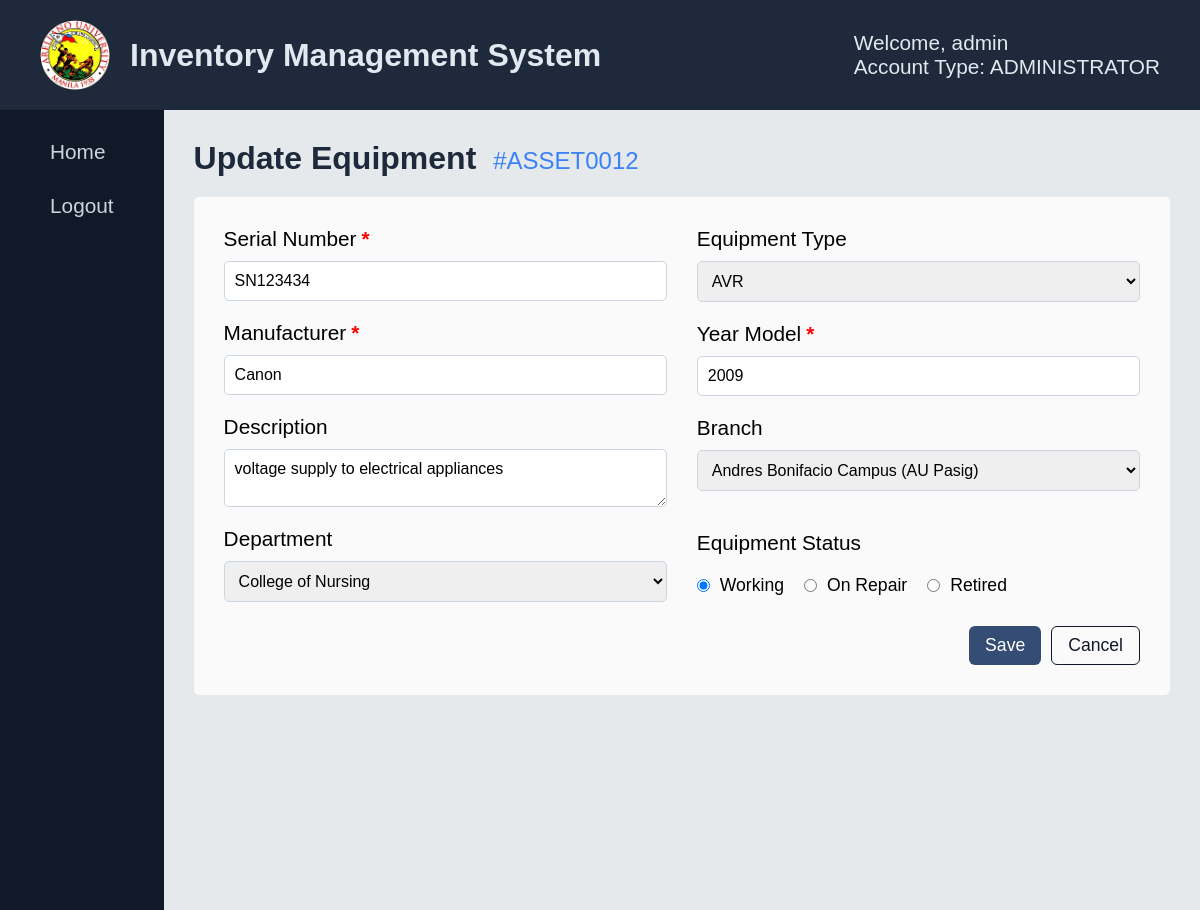
Page /equipmentManagement/update-equipment.php?asset_number=ASSET0012 (signed in) on the committed database.
### tables this page shows
CREATE TABLE `tblequipments` (
  `asset_number` varchar(100) NOT NULL,
  `serial_number` varchar(100) NOT NULL,
  `type` enum('CPU','Printer','Monitor','Keyboard','Mouse','AVR','Projector','MAC') NOT NULL,
  `manufacturer` varchar(100) NOT NULL,
  `year_model` int(11) NOT NULL,
  `description` text DEFAULT NULL,
  `branch` varchar(100) NOT NULL,
  `department` varchar(150) NOT NULL,
  `status` enum('WORKING','ON-REPAIR','RETIRED') DEFAULT 'WORKING',
  `created_by` varchar(50) NOT NULL,
  `date_created` datetime DEFAULT current_timestamp()
);

### equipmentManagement/update-equipment.php (the view, shortened to what this page needs)
<?php
require_once("../config/config.php");
$values = [];
$errors = [];
$assetNumber = $_GET["asset_number"];
$sql = "SELECT * FROM tblequipments WHERE asset_number = ?";
$stmt = mysqli_prepare($link, $sql);
mysqli_stmt_bind_param($stmt, "s", $assetNumber);
if (mysqli_execute($stmt)) {
    $result = mysqli_stmt_get_result($stmt);
    $equipment = mysqli_fetch_array($result, MYSQLI_ASSOC);
} else {
    $_SESSION['message'] = [
        'type' => 'error',
        'text' => 'Error fetch equipment data!'
    ];
}
?>
<!DOCTYPE html>
<html lang="en">
<head>
    <link rel="stylesheet" href="https://cdnjs.cloudflare.com/ajax/libs/font-awesome/6.5.1/css/all.min.css">
    <link rel="stylesheet" href="../assets/css/notification.css">
</head>
<body>
    <?php include("../includes/nav-sidebar.php");?>
    <div class="container">
            <h4 class="update-title">
                Update Equipment <span class="asset-number">#<?php echo $assetNumber ?></span>
            </h4>
            <div class="wrapper">
                <form action="<?php echo htmlspecialchars($_SERVER['PHP_SELF']) . '?asset_number=' . $assetNumber;?>" method="POST">
                    <div class="col-div">
                        <div class="col1-input">
                            <div class="input-div">
                                <label class="labelInput">
                                    Serial Number
                                    <span class="<?= isset($errors['serialNumber']) ? '' : (!empty($values['serialNumber']) ? 'valid' : ''); ?>">*</span>
                                </label>
                                <input type="text" name="serialNumber"
                                    value="<?= htmlspecialchars($values['serialNumber'] ?? $equipment['serial_number']) ?>"
                                    class="<?= isset($errors['serialNumber']) ? 'error' : (!empty($values['serialNumber']) ? 'success' : '') ?>">
                            </div>
                            <div class="input-div">
                               <label class="labelInput">
                                    Manufacturer <span class="<?= isset($errors['manufacturer']) ? '' : (!empty($values['manufacturer']) ? 'valid' : ''); ?>">*</span>
                                </label>
                                <input type="text" name="manufacturer"
                                    value="<?= htmlspecialchars($values['manufacturer'] ?? $equipment['manufacturer']) ?>"
                                    class="<?= isset($errors['manufacturer']) ? 'error' : (!empty($values['manufacturer']) ? 'success' : '') ?>">
                            </div>
                            <div class="input-div">
                                <label>Description <span></span></label>
                                <textarea name="description"  ><?php echo $equipment["description"];?></textarea>
                            </div>
                            <div class="input-div">
                                <label>Department <span></span></label>
                                <select name="AUDepartment" >
                                    <option value="<?php echo $equipment["department"];?>" selected hidden><?php echo $equipment["department"];?></option>
                                </select>
                            </div>
                        </div>
                        <div class="col2-input">
                            <div class="input-div">
                                <label>Equipment Type <span></span></label>
                                <select id="" name="equipmentType" >
                                    <option value="<?php echo $equipment["type"];?>" selected hidden><?php echo $equipment["type"];?></option>
                                </select>
                            </div>
                         <div class="input-div">
                            <label class="labelInput">
                                Year Model
                                <span class="<?= isset($errors['yearModel']) ? '' : (!empty($values['yearModel']) ? 'valid' : ''); ?>">*</span>
                            </label>
                            <input type="text" name="yearModel"
                                value="<?= htmlspecialchars($values['yearModel'] ?? $equipment['year_model']) ?>"
                                class="<?= isset($errors['yearModel']) ? 'error' : (!empty($values['yearModel']) ? 'success' : '') ?>">
                        </div>
                            <div class="input-div" >
                                <label>Branch <span></span></label>
                                <select name="AUBranch" >
                                    <option value="<?php echo $equipment["branch"];?>" selected hidden><?php echo $equipment["branch"];?></option>
                                </select>
                            </div>
                            <div class="input-div rb">
                                <label>Equipment Status <span></span></label>
                                <div class="rb-div">
                                    <div class="rb-input">
                                        <input type="radio" name="rbstatus" value="WORKING" <?php
                                            if ($equipment['status'] === "WORKING") echo "checked";
                                        ?>>
                                        <label>Working</label>
                                    </div>
                                    <div class="rb-input">
                                        <input type="radio" name="rbstatus" value="ON-REPAIR" <?php
                                            if ($equipment['status']== "ON-REPAIR") echo "checked";
                                        ?>>
                                        <label>On Repair</label>
                                    </div>
                                    <div class="rb-input">
                                        <input type="radio" name="rbstatus" value="RETIRED" <?php
                                            if ($equipment['status'] === "RETIRED") echo "checked";
                                        ?>>
                                        <label>Retired</label>
                                    </div>
                                </div>
                            </div>
                        </div>
                    </div>
                    <div class="btn-div">
                        <button type="submit" name="btnupdate" class="add-btn">
                            Save
                        </button>
                        <a href="./equipment-management.php" class="cancel-btn">
                            Cancel
                        </a>
                    </div>
                </form>
            </div>
        </div>
    </main>
</body>
</html>

### equipmentManagement/update-equipment.php (style rules this page uses)
* { font-family: Arial, Helvetica, sans-serif; padding: 0; margin: 0; box-sizing: border-box; }
body { background-color: #e6e9eb; }
.container { padding: 30px 30px; width: 100%; height: 100%; }
.container h4 { font-size: 2rem; }
.wrapper { background-color: #fafafa; width: 100%; height: auto; padding: 20px; border-radius: 5px; margin-top: 20px; }
form { display: flex; flex-direction: column; gap: 5px; padding: 10px; }
.col-div { display: flex; gap: 30px; }
.col1-input, .col2-input { display: flex; flex-direction: column; gap: 20px; width: 100%; }
.input-div { display: flex; flex-direction: column; gap: 10px; }
.input-div input[type = "text"], select, textarea { padding: 10px 10px; outline: none; border: 1px solid #CBD5E1; border-radius: 5px; font-size: 1rem; }
.input-div label { font-size: 1.3rem; }
textarea { resize: vertical; }
.btn-div { display: flex; justify-content: flex-end; gap: 10px; margin-top: 15px; }
.add-btn { background-color: #354d74; color: white; border: none; padding: 8px 16px; border-radius: 6px; font-size: 1.1rem; cursor: pointer; transition: background 0.2s ease, transform 0.1s ease; }
.cancel-btn { background-color: transparent; color: #111827; border: 1px solid #111827; padding: 8px 16px; border-radius: 6px; font-size: 1.1rem; text-decoration: none; cursor: pointer; transition: background 0.2s ease, color 0.2s ease; }
.update-title { font-size: 1.8rem; font-weight: 600; color: #1E293B; }
.update-title .asset-number { font-size: 1.5rem; font-weight: 400; color: #3B82F6; margin-left: 8px; }
.rb { margin-top: 20px; }
.rb-div { display: flex; gap: 20px; padding: 10px 0; }
.rb-input { display: flex; gap: 10px; }
.rb-input input { outline: none; }
.rb-input label { font-size: 1.1rem; }
.input-div label span { color: red; font-weight: bold; }
.labelInput { display: flex; gap: 5px; align-items: center; }

### includes/nav-sidebar.php (style rules this page uses)
html, body { height: 100%; margin: 0; }

### rows in the picture
tblequipments: serialNumber "SN123434", manufacturer "Canon", description "voltage supply to electrical appliances", AUDepartment "College of Nursing", equipmentType "AVR", yearModel "2009", AUBranch "Andres Bonifacio Campus (AU Pasig)", status "☑"

### other values in the picture
$_SESSION['username'] "admin"
$_SESSION['usertype'] "ADMINISTRATOR"
$assetNumber "ASSET0012"
